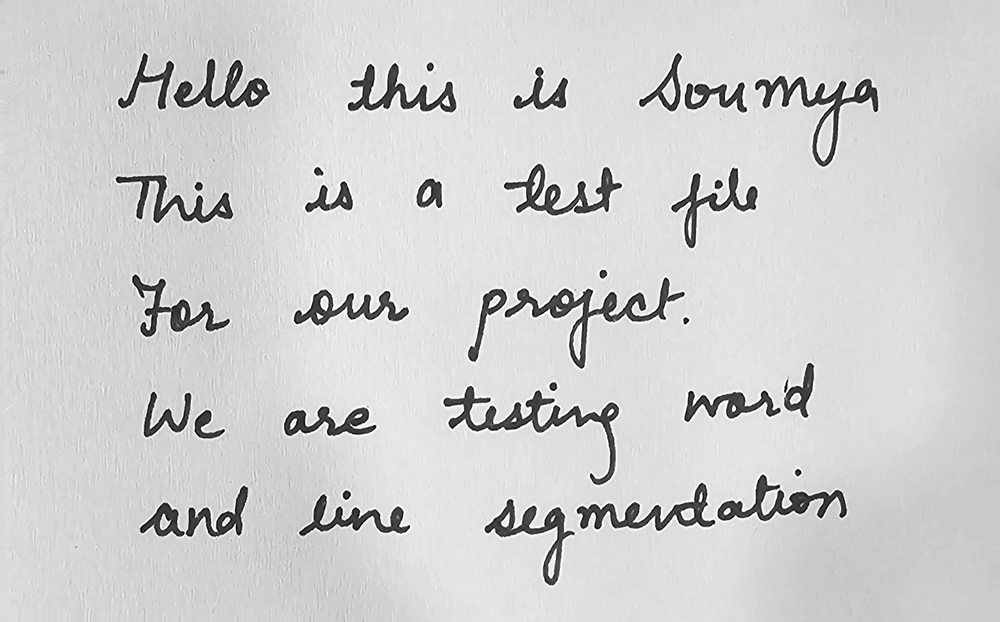
#> input picture project/clean.png, 1000 x 622 px, shrunk from 1868 x 1161 before the run
$ python preprocess.py ../clean.png
#> lines starting #> are read from the running program, lines starting #| are printed output that depends on the picture; after the words box and inside, x2 and y2 are one past the last pixel; in counts of white or black regions, pixels touching at a corner belong together
import cv2
import numpy as np
import argparse

# ↓ You can tweak these parameters
MEDIAN_BLUR_KSIZE = 3       # for light denoising
CONTRAST_ALPHA    = 1.1     # slight contrast boost
BRIGHTNESS_BETA   = 10      # slight brightness boost
ADAPT_BLOCK       = 21      # block size for adaptive threshold
ADAPT_C           = 10      # constant subtracted from the mean
MORPH_KERNEL      = (3,3)   # kernel for morphology
MIN_SPECKLE       = 50      # minimum area to keep a contour
MAX_DESKEW_ANGLE  = 5       # cap deskew correction to ±5 degrees


def preprocess_image(path, show=False):
    """
    1) Load grayscale image
    2) Median blur to denoise
    3) Slight contrast & brightness boost
    4) Adaptive threshold + morphology to build a clean mask
    5) Remove small speckles
    6) Deskew using mask, capped to ±MAX_DESKEW_ANGLE
    """
#> called with path = '../clean.png', show = False
    # 1️⃣ Read
    print("📷 Reading image from:", path)
    img = cv2.imread(path, cv2.IMREAD_GRAYSCALE)
#> img is the input picture: shape (622, 1000); min 0, max 255, mean 208.1
    if img is None:
        raise FileNotFoundError(f"Cannot open image: {path}")

    # 2️⃣ Denoise
    blurred = cv2.medianBlur(img, MEDIAN_BLUR_KSIZE)

    # 3️⃣ Contrast & brightness
    contrasted = cv2.convertScaleAbs(blurred, alpha=CONTRAST_ALPHA, beta=BRIGHTNESS_BETA)
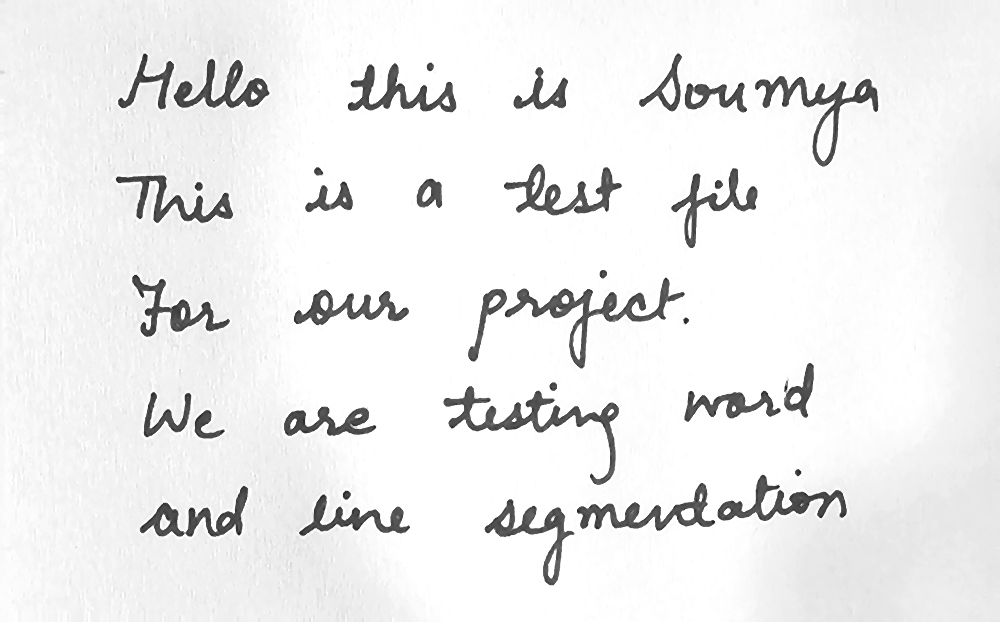
#> contrasted: shape (622, 1000); min 29, max 255, mean 237.5

    # 4️⃣ Adaptive threshold to binary (invert: text white on black)
    binarized = cv2.adaptiveThreshold(
        contrasted, 255,
        cv2.ADAPTIVE_THRESH_GAUSSIAN_C,
        cv2.THRESH_BINARY_INV,
        blockSize=ADAPT_BLOCK,
        C=ADAPT_C
    )
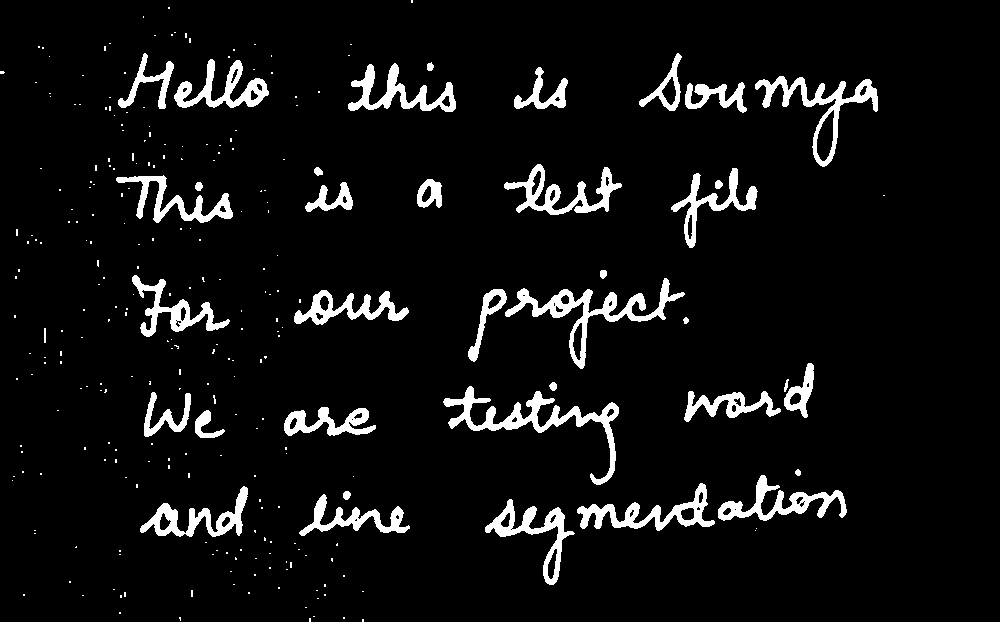
#> binarized: shape (622, 1000); 6.3% white; 274 white regions (236 under 20 px), largest, box (x1, y1, x2, y2) and area: (443, 386, 619, 485) 3000, (505, 278, 685, 369) 2868, (755, 76, 878, 167) 2251
    # 5️⃣ Morphology: open then close
    kernel = cv2.getStructuringElement(cv2.MORPH_RECT, MORPH_KERNEL)
    opened = cv2.morphologyEx(binarized, cv2.MORPH_OPEN, kernel, iterations=1)
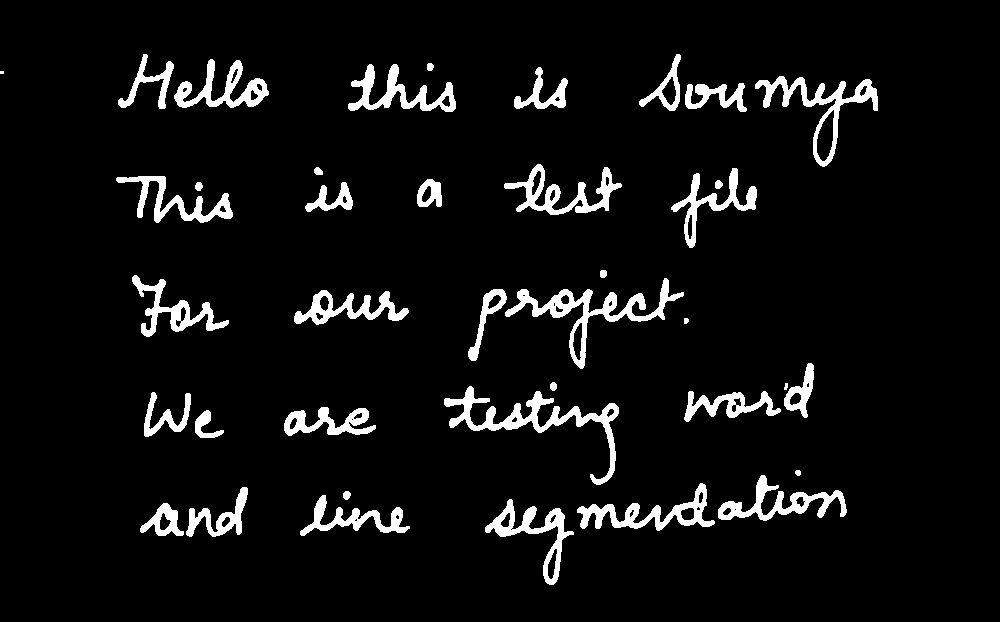
#> opened: shape (622, 1000); 6.1% white; 39 white regions (1 under 20 px), largest, box (x1, y1, x2, y2) and area: (444, 386, 619, 485) 2979, (505, 278, 684, 369) 2857, (755, 76, 878, 167) 2240
    closed = cv2.morphologyEx(opened,    cv2.MORPH_CLOSE, kernel, iterations=1)
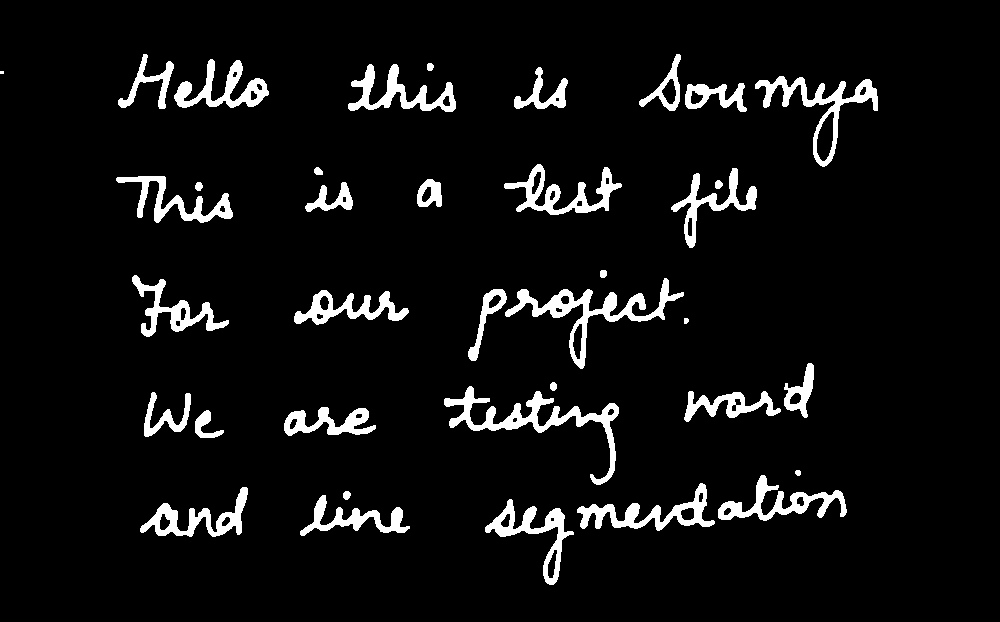
#> closed: shape (622, 1000); 6.2% white; 37 white regions (1 under 20 px)

    # 6️⃣ Remove tiny blobs
    contours, _ = cv2.findContours(closed, cv2.RETR_EXTERNAL, cv2.CHAIN_APPROX_SIMPLE)
#> contours = 37 contours, 2 with area under 20; largest, box (x1, y1, x2, y2) and area: (505, 278, 684, 369) 2848, (444, 386, 619, 485) 2660, (755, 76, 878, 167) 2566, (577, 483, 715, 531) 1926, (504, 164, 622, 215) 1886
    mask = np.zeros_like(closed)
    for cnt in contours:
        if cv2.contourArea(cnt) >= MIN_SPECKLE:
            cv2.drawContours(mask, [cnt], -1, 255, -1)
#> this loop made 37 passes
#> cnt on pass 31: [[0, 71], [0, 73], [3, 73], [3, 71]]
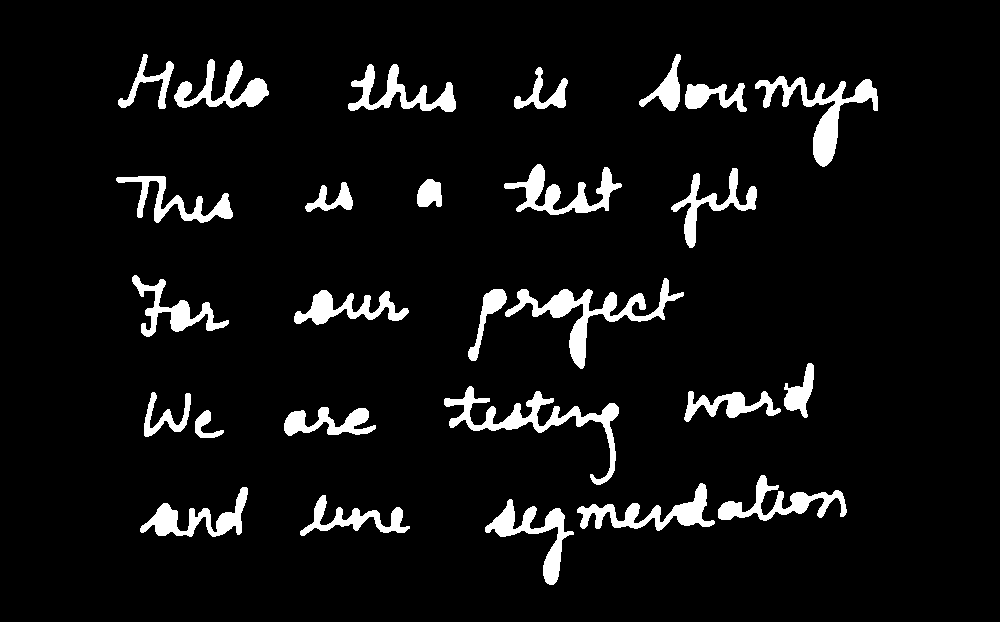
#> mask: shape (622, 1000); 6.6% white; 27 white regions, largest, box (x1, y1, x2, y2) and area: (505, 278, 684, 369) 3198, (444, 386, 619, 485) 3055, (755, 76, 878, 167) 2853

    # 7️⃣ Deskew based on mask
    coords = np.column_stack(np.where(mask > 0))
#> coords = 41084 pairs, first value 54 to 584, second value 116 to 877
    if coords.size == 0:
        deskewed = contrasted
    else:
        angle = cv2.minAreaRect(coords)[-1]
#> angle = -90
        if angle < -45:
            angle = -(90 + angle)
#> angle = 0
        else:
            angle = -angle
        # cap the deskew angle
        angle = max(min(angle, MAX_DESKEW_ANGLE), -MAX_DESKEW_ANGLE)
        h, w = mask.shape
#> h = 622; w = 1000
        M = cv2.getRotationMatrix2D((w//2, h//2), angle, 1.0)
#> M = [[1, 0, 0], [0, 1, 0]]
        # apply to the contrasted image for final output
        deskewed = cv2.warpAffine(
            contrasted, M, (w, h),
            flags=cv2.INTER_CUBIC,
            borderMode=cv2.BORDER_REPLICATE
        )

    # 8️⃣ Visualize
    if show:
        cv2.imshow("Original", img)
        cv2.imshow("Brightened", contrasted)
        cv2.imshow("Deskewed", deskewed)
        cv2.waitKey(0)
        cv2.destroyAllWindows()

    return deskewed


if __name__ == "__main__":
    parser = argparse.ArgumentParser()
    parser.add_argument("input", help="input image path")
    parser.add_argument("--output", default="clean.png", help="output image path")
    parser.add_argument("--show", action="store_true",   help="display stages")
    args = parser.parse_args()

    clean = preprocess_image(args.input, show=args.show)
    cv2.imwrite(args.output, clean)
    print(f"🔹 Saved cleaned image to {args.output}")
